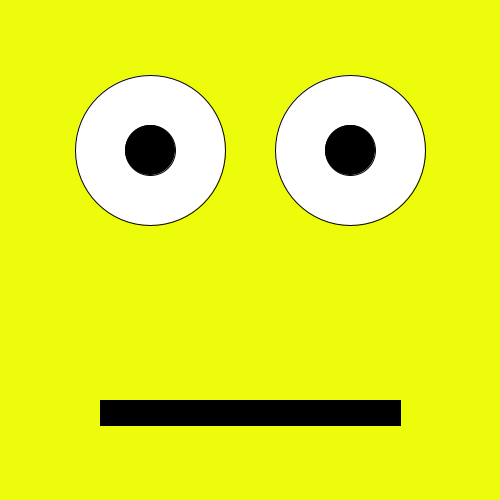
Frame 1 (no input)
Frame 60 (the mouse pressed at the canvas centre just before this capture): identical to frame 1, image omitted
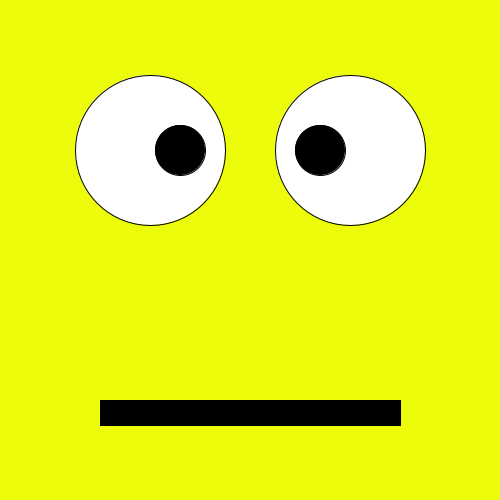
Frame 120 (the mouse held since frame 60 and released just before this capture)

The Processing sketch that drew these frames (run headless with seeded random() and noise(); from frame 60 on, the mouse is pressed at the canvas centre):

// Processing sketch: processing_117458
// ── processing_117458.pde

int myState = 0;

void setup() { 
  size(500,500);
  smooth() ;
  
}


void draw() {
  background(#ECFC0A);
  switch(myState) {
    
    case 0:
    fill(255);
    ellipse(150,150,150,150);
    ellipse(350,150,150,150);
    fill(0);
    rect(100, 400, 300, 25);
    ellipse(150,150,50,50);
    ellipse(350,150,50,50);
    break;
    
    case 1: 
    fill(255);
    ellipse(150,150,150,150);
    ellipse(350,150,150,150);
    fill(0);
    rect(100, 400, 300, 25);
    ellipse(180,150,50,50);
    ellipse(320,150,50,50);
    break;
   
    
    case 2:
    fill(255);
    ellipse(150,150,150,150);
    ellipse(350,150,150,150);
    fill(0);
    rect(100, 400, 300, 25);
    ellipse(150,120,50,50);
    ellipse(350,180,50,50);
    break;
    
    case 3:
    fill(255);
    ellipse(150,150,150,150);
    ellipse(350,150,150,150);
    fill(0);
    rect(100, 400, 300, 25);
    ellipse(120,150,50,50);
    ellipse(380,150,50,50);
    break;
    
    case 4: 
    fill(255);
    ellipse(150,150,150,150);
    ellipse(350,150,150,150);
    fill(0);
    rect(100, 400, 300, 25);
    ellipse(150,180,50,50);
    ellipse(350,120,50,50);
    break;
    

  }
}

void mousePressed() {
  //println("clicked mouse");
  myState = myState + 1;
  
  if (myState > 4)
  {myState = 0;}
}
